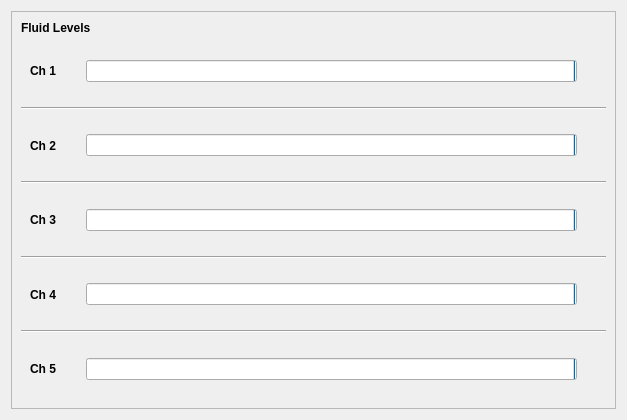
<?xml version="1.0" encoding="UTF-8"?>
<ui version="4.0">
 <class>McWidget</class>
 <widget class="QWidget" name="McWidget">
  <property name="geometry">
   <rect>
    <x>0</x>
    <y>0</y>
    <width>627</width>
    <height>420</height>
   </rect>
  </property>
  <property name="windowTitle">
   <string>Form</string>
  </property>
  <layout class="QHBoxLayout" name="horizontalLayout">
   <item>
    <widget class="QScrollArea" name="scrollArea">
     <property name="widgetResizable">
      <bool>true</bool>
     </property>
     <widget class="QWidget" name="scrollAreaWidgetContents_2">
      <property name="geometry">
       <rect>
        <x>0</x>
        <y>0</y>
        <width>607</width>
        <height>400</height>
       </rect>
      </property>
      <layout class="QVBoxLayout" name="verticalLayout_3">
       <item>
        <widget class="QLabel" name="label_9">
         <property name="sizePolicy">
          <sizepolicy hsizetype="Preferred" vsizetype="Fixed">
           <horstretch>0</horstretch>
           <verstretch>0</verstretch>
          </sizepolicy>
         </property>
         <property name="font">
          <font>
           <weight>75</weight>
           <bold>true</bold>
          </font>
         </property>
         <property name="text">
          <string>Fluid Levels</string>
         </property>
        </widget>
       </item>
       <item>
        <widget class="QWidget" name="widget_2" native="true">
         <property name="sizePolicy">
          <sizepolicy hsizetype="Expanding" vsizetype="Preferred">
           <horstretch>0</horstretch>
           <verstretch>0</verstretch>
          </sizepolicy>
         </property>
         <layout class="QHBoxLayout" name="horizontalLayout_12">
          <property name="topMargin">
           <number>15</number>
          </property>
          <property name="bottomMargin">
           <number>15</number>
          </property>
          <item>
           <widget class="QLabel" name="label_3">
            <property name="sizePolicy">
             <sizepolicy hsizetype="Fixed" vsizetype="Preferred">
              <horstretch>0</horstretch>
              <verstretch>0</verstretch>
             </sizepolicy>
            </property>
            <property name="minimumSize">
             <size>
              <width>50</width>
              <height>0</height>
             </size>
            </property>
            <property name="maximumSize">
             <size>
              <width>50</width>
              <height>16777215</height>
             </size>
            </property>
            <property name="font">
             <font>
              <weight>75</weight>
              <bold>true</bold>
             </font>
            </property>
            <property name="text">
             <string>Ch 1</string>
            </property>
           </widget>
          </item>
          <item>
           <widget class="QProgressBar" name="multiChannelProgressBar_6">
            <property name="font">
             <font>
              <weight>75</weight>
              <bold>true</bold>
             </font>
            </property>
            <property name="layoutDirection">
             <enum>Qt::RightToLeft</enum>
            </property>
            <property name="value">
             <number>0</number>
            </property>
            <property name="textVisible">
             <bool>true</bool>
            </property>
            <property name="orientation">
             <enum>Qt::Horizontal</enum>
            </property>
            <property name="invertedAppearance">
             <bool>false</bool>
            </property>
            <property name="format">
             <string>%v nl</string>
            </property>
           </widget>
          </item>
          <item>
           <spacer name="horizontalSpacer_12">
            <property name="orientation">
             <enum>Qt::Horizontal</enum>
            </property>
            <property name="sizeType">
             <enum>QSizePolicy::Fixed</enum>
            </property>
            <property name="sizeHint" stdset="0">
             <size>
              <width>20</width>
              <height>20</height>
             </size>
            </property>
           </spacer>
          </item>
         </layout>
        </widget>
       </item>
       <item>
        <widget class="Line" name="line_2">
         <property name="orientation">
          <enum>Qt::Horizontal</enum>
         </property>
        </widget>
       </item>
       <item>
        <widget class="QWidget" name="widget_4" native="true">
         <layout class="QHBoxLayout" name="horizontalLayout_13">
          <property name="topMargin">
           <number>15</number>
          </property>
          <property name="bottomMargin">
           <number>15</number>
          </property>
          <item>
           <widget class="QLabel" name="label_7">
            <property name="sizePolicy">
             <sizepolicy hsizetype="Fixed" vsizetype="Preferred">
              <horstretch>0</horstretch>
              <verstretch>0</verstretch>
             </sizepolicy>
            </property>
            <property name="minimumSize">
             <size>
              <width>50</width>
              <height>0</height>
             </size>
            </property>
            <property name="maximumSize">
             <size>
              <width>50</width>
              <height>16777215</height>
             </size>
            </property>
            <property name="font">
             <font>
              <weight>75</weight>
              <bold>true</bold>
             </font>
            </property>
            <property name="text">
             <string>Ch 2</string>
            </property>
           </widget>
          </item>
          <item>
           <widget class="QProgressBar" name="multiChannelProgressBar_7">
            <property name="font">
             <font>
              <weight>75</weight>
              <bold>true</bold>
             </font>
            </property>
            <property name="layoutDirection">
             <enum>Qt::RightToLeft</enum>
            </property>
            <property name="value">
             <number>0</number>
            </property>
            <property name="format">
             <string>%v nl</string>
            </property>
           </widget>
          </item>
          <item>
           <spacer name="horizontalSpacer_13">
            <property name="orientation">
             <enum>Qt::Horizontal</enum>
            </property>
            <property name="sizeType">
             <enum>QSizePolicy::Fixed</enum>
            </property>
            <property name="sizeHint" stdset="0">
             <size>
              <width>20</width>
              <height>20</height>
             </size>
            </property>
           </spacer>
          </item>
         </layout>
        </widget>
       </item>
       <item>
        <widget class="Line" name="line_7">
         <property name="orientation">
          <enum>Qt::Horizontal</enum>
         </property>
        </widget>
       </item>
       <item>
        <widget class="QWidget" name="widget_10" native="true">
         <layout class="QHBoxLayout" name="horizontalLayout_14">
          <property name="topMargin">
           <number>15</number>
          </property>
          <property name="bottomMargin">
           <number>15</number>
          </property>
          <item>
           <widget class="QLabel" name="label_10">
            <property name="sizePolicy">
             <sizepolicy hsizetype="Fixed" vsizetype="Preferred">
              <horstretch>0</horstretch>
              <verstretch>0</verstretch>
             </sizepolicy>
            </property>
            <property name="minimumSize">
             <size>
              <width>50</width>
              <height>0</height>
             </size>
            </property>
            <property name="maximumSize">
             <size>
              <width>50</width>
              <height>16777215</height>
             </size>
            </property>
            <property name="font">
             <font>
              <weight>75</weight>
              <bold>true</bold>
             </font>
            </property>
            <property name="text">
             <string>Ch 3</string>
            </property>
           </widget>
          </item>
          <item>
           <widget class="QProgressBar" name="multiChannelProgressBar_8">
            <property name="font">
             <font>
              <weight>75</weight>
              <bold>true</bold>
             </font>
            </property>
            <property name="layoutDirection">
             <enum>Qt::RightToLeft</enum>
            </property>
            <property name="value">
             <number>0</number>
            </property>
            <property name="format">
             <string>%v nl</string>
            </property>
           </widget>
          </item>
          <item>
           <spacer name="horizontalSpacer_14">
            <property name="orientation">
             <enum>Qt::Horizontal</enum>
            </property>
            <property name="sizeType">
             <enum>QSizePolicy::Fixed</enum>
            </property>
            <property name="sizeHint" stdset="0">
             <size>
              <width>20</width>
              <height>20</height>
             </size>
            </property>
           </spacer>
          </item>
         </layout>
        </widget>
       </item>
       <item>
        <widget class="Line" name="line_8">
         <property name="orientation">
          <enum>Qt::Horizontal</enum>
         </property>
        </widget>
       </item>
       <item>
        <widget class="QWidget" name="widget_11" native="true">
         <layout class="QHBoxLayout" name="horizontalLayout_15">
          <property name="topMargin">
           <number>15</number>
          </property>
          <property name="bottomMargin">
           <number>15</number>
          </property>
          <item>
           <widget class="QLabel" name="label_11">
            <property name="sizePolicy">
             <sizepolicy hsizetype="Fixed" vsizetype="Preferred">
              <horstretch>0</horstretch>
              <verstretch>0</verstretch>
             </sizepolicy>
            </property>
            <property name="minimumSize">
             <size>
              <width>50</width>
              <height>0</height>
             </size>
            </property>
            <property name="maximumSize">
             <size>
              <width>50</width>
              <height>16777215</height>
             </size>
            </property>
            <property name="font">
             <font>
              <weight>75</weight>
              <bold>true</bold>
             </font>
            </property>
            <property name="text">
             <string>Ch 4</string>
            </property>
           </widget>
          </item>
          <item>
           <widget class="QProgressBar" name="multiChannelProgressBar_9">
            <property name="font">
             <font>
              <weight>75</weight>
              <bold>true</bold>
             </font>
            </property>
            <property name="layoutDirection">
             <enum>Qt::RightToLeft</enum>
            </property>
            <property name="value">
             <number>0</number>
            </property>
            <property name="format">
             <string>%v nl</string>
            </property>
           </widget>
          </item>
          <item>
           <spacer name="horizontalSpacer_15">
            <property name="orientation">
             <enum>Qt::Horizontal</enum>
            </property>
            <property name="sizeType">
             <enum>QSizePolicy::Fixed</enum>
            </property>
            <property name="sizeHint" stdset="0">
             <size>
              <width>20</width>
              <height>20</height>
             </size>
            </property>
           </spacer>
          </item>
         </layout>
        </widget>
       </item>
       <item>
        <widget class="Line" name="line_9">
         <property name="orientation">
          <enum>Qt::Horizontal</enum>
         </property>
        </widget>
       </item>
       <item>
        <widget class="QWidget" name="widget_12" native="true">
         <layout class="QHBoxLayout" name="horizontalLayout_16">
          <property name="topMargin">
           <number>15</number>
          </property>
          <property name="bottomMargin">
           <number>15</number>
          </property>
          <item>
           <widget class="QLabel" name="label_12">
            <property name="sizePolicy">
             <sizepolicy hsizetype="Fixed" vsizetype="Preferred">
              <horstretch>0</horstretch>
              <verstretch>0</verstretch>
             </sizepolicy>
            </property>
            <property name="minimumSize">
             <size>
              <width>50</width>
              <height>0</height>
             </size>
            </property>
            <property name="maximumSize">
             <size>
              <width>50</width>
              <height>16777215</height>
             </size>
            </property>
            <property name="font">
             <font>
              <weight>75</weight>
              <bold>true</bold>
             </font>
            </property>
            <property name="text">
             <string>Ch 5</string>
            </property>
           </widget>
          </item>
          <item>
           <widget class="QProgressBar" name="multiChannelProgressBar_10">
            <property name="font">
             <font>
              <weight>75</weight>
              <bold>true</bold>
             </font>
            </property>
            <property name="layoutDirection">
             <enum>Qt::RightToLeft</enum>
            </property>
            <property name="value">
             <number>0</number>
            </property>
            <property name="format">
             <string>%v nl</string>
            </property>
           </widget>
          </item>
          <item>
           <spacer name="horizontalSpacer_16">
            <property name="orientation">
             <enum>Qt::Horizontal</enum>
            </property>
            <property name="sizeType">
             <enum>QSizePolicy::Fixed</enum>
            </property>
            <property name="sizeHint" stdset="0">
             <size>
              <width>20</width>
              <height>20</height>
             </size>
            </property>
           </spacer>
          </item>
         </layout>
        </widget>
       </item>
      </layout>
     </widget>
    </widget>
   </item>
  </layout>
 </widget>
 <resources/>
 <connections/>
</ui>
